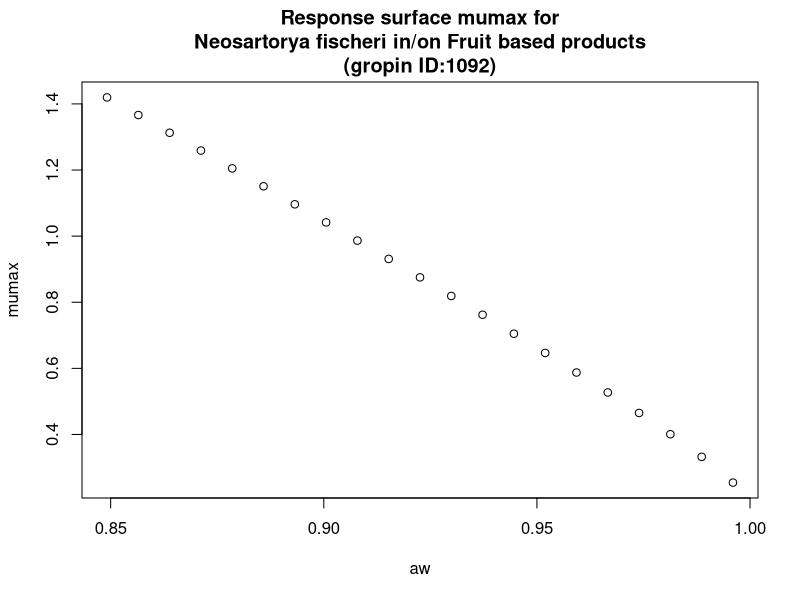

R code for this plot:
#############################
# start of Parameter script
#############################
aw <- seq(0.849150849150849,0.995995,length.out=21)
#############################
# end of Parameter script
#############################
############################# 
# start of Model script Gropin ID 1092 
#############################
 
# constant coefficients for this model
 
variables <- data.frame(aw)
argumentsPar <- expand.grid(variables)
 
# heart of the model
response_surface <- function(aw) {
   mumax <-0.183+0.729*sqrt(1-aw)+6.321*((sqrt(1-aw))^2)

return(mumax=mumax)
} 

# output parameters
responseSurface <- cbind(argumentsPar,response_surface(argumentsPar['aw']))
colnames(responseSurface) <- c(colnames(argumentsPar),'mumax')
#############################
# End of Model script
#############################
############################# 
# start of Visualisation script Gropin ID 1092 
#############################
plot(aw,responseSurface$'mumax',xlab='aw',
                          ylab='mumax',main='Response surface mumax for
Neosartorya fischeri in/on Fruit based products
(gropin ID:1092)')
#############################
# End of Visualisation script
#############################
